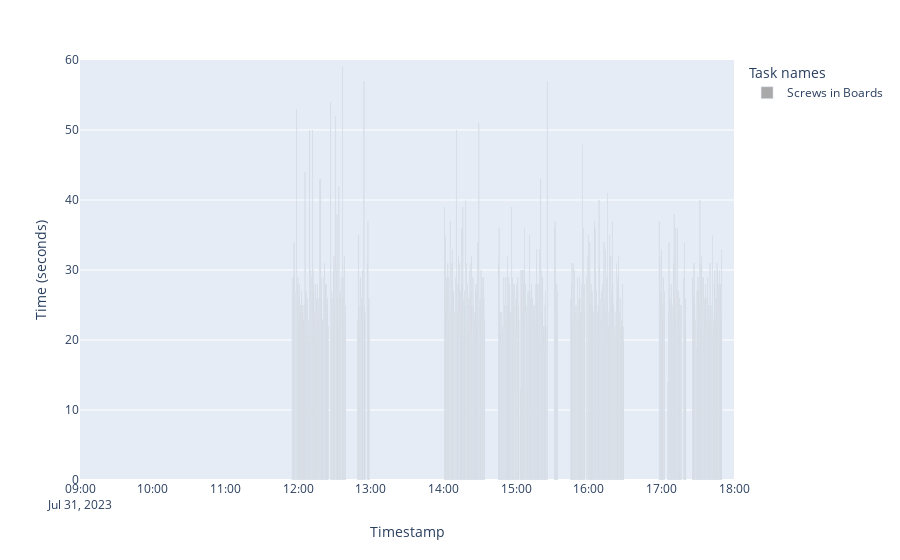

Here is the notebook cell this chart was saved with:
### Code cell
include_break_bar = 0
def plot_tasks_in_time(date_year,df):
    #display(px.data.medals_wide())
    # Create a dictionary to map models to colors
    #task_label_mapping = {0: 'Break', 1: 'TEKOX Red Black Cables', 2: 'TEKOX Blue Brown Cables', 3: 'MFALG Assembly',
    #                  4: 'Screws in Boards', 5: 'Extra activity 1', 6: 'Extra Activity 2', 7: 'Unkown Activity'}
    if not include_break_bar:
        df = df[df['task'] != 0]
    else:
        df = df
    #df = df[df['task_name'] == 'Screws in Boards']
    #display(df)

    color_discrete = { 'Break': 'navy', 'TEKOX Red Black Cables': 'tomato', 'TEKOX Blue Brown Cables': 'cornflowerblue', 'MFALG Assembly': 'gold',
                      'Screws in Boards': 'darkgray', 'Extra activity 1': 'darkorange', 'Extra Activity 2': 'violet', 'Unkown Activity': 'limegreen'}

    # Create bars for the first subplot
    fig = px.bar(df, x="ts", y="sec",
                color="task_name",
                labels={"ts": "Timestamp", "sec": "Time (seconds)",'task_name': 'Task names'},
                color_discrete_map = color_discrete)
                #itle='Tasks Performed Over Time')


    # Get the minimum and maximum values of the y-axis
    y_max = df['sec'].max()

    # Set the y-axis range from the minimum to the maximum + 1
    fig.update_layout(yaxis_range=[0, y_max + 1], xaxis_range = [date_year + ' 09:00:00', date_year + ' 18:00:00'])#y_max + 1])
    fig.update_layout(bargap=0) # gap between bars of adjacent location coordinates.
    fig.update_traces(width=25000)

    #bargroupgap=0.1) # gap between bars of the same location coordinate.)
    #display(df)
    
    fig.show()



plot_tasks_in_time(date_year,df1)

### Figure 1 — Plotly figure (JSON) as saved in the notebook; plotly's stock layout.template omitted (floating-point values rounded to 4 significant figures; data arrays with more than 128 entries replaced by an {"elided": "..."} marker saying what was removed)
{"data": [{"alignmentgroup": "True", "hovertemplate": "Task names=Screws in Boards<br>Timestamp=%{x}<br>Time (seconds)=%{y}<extra></extra>", "legendgroup": "Screws in Boards", "marker": {"color": "darkgray", "pattern": {"shape": ""}}, "name": "Screws in Boards", "offsetgroup": "Screws in Boards", "orientation": "v", "showlegend": true, "textposition": "auto", "type": "bar", "width": 25000, "x": {"elided": "454 str values"}, "xaxis": "x", "y": {"elided": "454 int values"}, "yaxis": "y"}], "layout": {"bargap": 0, "barmode": "relative", "legend": {"title": {"text": "Task names"}, "tracegroupgap": 0}, "margin": {"t": 60}, "xaxis": {"anchor": "y", "domain": [0, 1], "range": ["2023-07-31 09:00:00", "2023-07-31 18:00:00"], "title": {"text": "Timestamp"}}, "yaxis": {"anchor": "x", "domain": [0, 1], "range": [0, 60], "title": {"text": "Time (seconds)"}}}}
